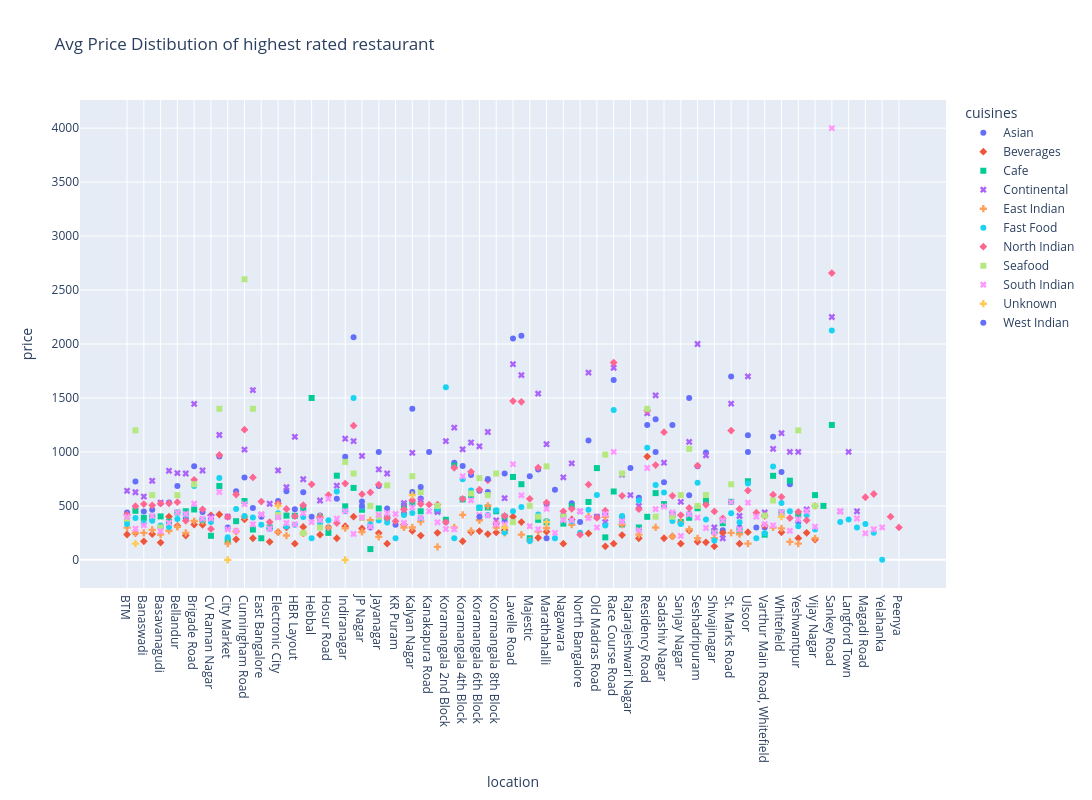

Write notebook code for a chart like this one.
### Code cell
# Q6) What is the Avg Price Distibution of highest rated restaurant for each Cuisine Type?

avg_price = (
    df.sort_values(by="rate", ascending=False)
    .groupby(by=["location", "cuisines"])["price"]
    .mean()
    .reset_index()
)

print(avg_price)

px.scatter(
    avg_price,
    x="location",
    y="price",
    color="cuisines",
    title="Avg Price Distibution of highest rated restaurant",
    symbol="cuisines",
    height=800,
    width=1200,
).show()

### Figure 1 — Plotly figure (JSON) as saved in the notebook; plotly's stock layout.template omitted (floating-point values rounded to 4 significant figures)
{"data": [{"hovertemplate": "cuisines=Asian<br>location=%{x}<br>price=%{y}<extra></extra>", "legendgroup": "Asian", "marker": {"color": "#636efa", "symbol": "circle"}, "mode": "markers", "name": "Asian", "orientation": "v", "showlegend": true, "type": "scatter", "x": ["BTM", "Banashankari", "Banaswadi", "Bannerghatta Road", "Basavanagudi", "Basaveshwara Nagar", "Bellandur", "Bommanahalli", "Brigade Road", "Brookefield", "CV Raman Nagar", "Church Street", "City Market", "Commercial Street", "Cunningham Road", "Domlur", "East Bangalore", "Ejipura", "Electronic City", "Frazer Town", "HBR Layout", "HSR", "Hebbal", "Hennur", "Hosur Road", "ITPL Main Road, Whitefield", "Indiranagar", "Infantry Road", "JP Nagar", "Jalahalli", "Jayanagar", "Jeevan Bhima Nagar", "KR Puram", "Kaggadasapura", "Kalyan Nagar", "Kammanahalli", "Kanakapura Road", "Koramangala 1st Block", "Koramangala 2nd Block", "Koramangala 3rd Block", "Koramangala 4th Block", "Koramangala 5th Block", "Koramangala 6th Block", "Koramangala 7th Block", "Koramangala 8th Block", "Kumaraswamy Layout", "Lavelle Road", "MG Road", "Majestic", "Malleshwaram", "Marathahalli", "Nagarbhavi", "Nagawara", "New BEL Road", "North Bangalore", "Old Airport Road", "Old Madras Road", "RT Nagar", "Race Course Road", "Rajajinagar", "Rajarajeshwari Nagar", "Rammurthy Nagar", "Residency Road", "Richmond Road", "Sadashiv Nagar", "Sahakara Nagar", "Sanjay Nagar", "Sarjapur Road", "Seshadripuram", "Shanti Nagar", "Shivajinagar", "South Bangalore", "St. Marks Road", "Thippasandra", "Ulsoor", "Uttarahalli", "Varthur Main Road, Whitefield", "Vasanth Nagar", "Whitefield", "Wilson Garden", "Yeshwantpur"], "xaxis": "x", "y": [438.9, 725.0, 449.0, 465.0, 300.0, 531.2, 683.9, 382.1, 868.3, 442.5, 375.0, 957.9, 300.0, 636.7, 762.5, 480.6, 400.0, 292.9, 545.4, 636.5, 468.8, 626.7, 400.0, 411.1, 300.0, 566.7, 956.1, 2064.0, 540.7, 300.0, 684.5, 475.0, 325.0, 430.0, 629.4, 567.3, 1000.0, 453.3, 350.0, 900.0, 870.0, 787.2, 640.9, 628.0, 328.6, 355.6, 2050.0, 2076.0, 775.0, 837.9, 516.9, 650.0, 412.5, 525.0, 350.0, 1105.0, 400.0, 425.0, 1667.0, 400.0, 850.0, 575.0, 1249.0, 1302.0, 720.0, 1250.0, 350.0, 597.6, 866.7, 995.0, 250.0, 275.0, 1700.0, 300.0, 1154.0, 300.0, 300.0, 1142.0, 813.3, 700.0, 350.0], "yaxis": "y"}, {"hovertemplate": "cuisines=Beverages<br>location=%{x}<br>price=%{y}<extra></extra>", "legendgroup": "Beverages", "marker": {"color": "#EF553B", "symbol": "diamond"}, "mode": "markers", "name": "Beverages", "orientation": "v", "showlegend": true, "type": "scatter", "x": ["BTM", "Banashankari", "Banaswadi", "Bannerghatta Road", "Basavanagudi", "Basaveshwara Nagar", "Bellandur", "Bommanahalli", "Brigade Road", "Brookefield", "CV Raman Nagar", "Church Street", "Commercial Street", "Cunningham Road", "Domlur", "Ejipura", "Electronic City", "Frazer Town", "HBR Layout", "HSR", "Hennur", "ITPL Main Road, Whitefield", "Indiranagar", "Infantry Road", "JP Nagar", "Jayanagar", "Jeevan Bhima Nagar", "Kaggadasapura", "Kalyan Nagar", "Kammanahalli", "Koramangala", "Koramangala 1st Block", "Koramangala 4th Block", "Koramangala 5th Block", "Koramangala 6th Block", "Koramangala 7th Block", "Koramangala 8th Block", "Kumaraswamy Layout", "Lavelle Road", "MG Road", "Malleshwaram", "Marathahalli", "Nagawara", "New BEL Road", "Old Airport Road", "RT Nagar", "Race Course Road", "Rajajinagar", "Rammurthy Nagar", "Residency Road", "Sadashiv Nagar", "Sahakara Nagar", "Sanjay Nagar", "Sarjapur Road", "Seshadripuram", "Shanti Nagar", "Shivajinagar", "South Bangalore", "Thippasandra", "Ulsoor", "Varthur Main Road, Whitefield", "Vijay Nagar", "Whitefield", "Yeshwantpur"], "xaxis": "x", "y": [234.8, 247.8, 171.4, 238.9, 160.0, 400.0, 315.6, 225.0, 327.3, 325.0, 412.5, 420.0, 190.0, 375.0, 200.0, 166.7, 257.7, 300.0, 150.0, 305.0, 233.3, 200.0, 311.5, 400.0, 290.5, 248.4, 150.0, 325.0, 268.2, 225.0, 250.0, 250.0, 172.2, 257.7, 266.7, 239.3, 253.8, 275.0, 400.0, 350.0, 204.5, 261.1, 150.0, 375.0, 244.4, 125.0, 150.0, 230.0, 200.0, 957.1, 200.0, 216.7, 150.0, 271.1, 166.7, 162.5, 125.0, 250.0, 150.0, 256.2, 316.7, 187.5, 255.4, 200.0], "yaxis": "y"}, {"hovertemplate": "cuisines=Cafe<br>location=%{x}<br>price=%{y}<extra></extra>", "legendgroup": "Cafe", "marker": {"color": "#00cc96", "symbol": "square"}, "mode": "markers", "name": "Cafe", "orientation": "v", "showlegend": true, "type": "scatter", "x": ["BTM", "Banashankari", "Banaswadi", "Bannerghatta Road", "Basavanagudi", "Basaveshwara Nagar", "Bellandur", "Bommanahalli", "Brigade Road", "Brookefield", "CV Raman Nagar", "Church Street", "City Market", "Commercial Street", "Cunningham Road", "Domlur", "East Bangalore", "Ejipura", "Electronic City", "Frazer Town", "HBR Layout", "HSR", "Hebbal", "Hennur", "Hosur Road", "ITPL Main Road, Whitefield", "Indiranagar", "Infantry Road", "JP Nagar", "Jalahalli", "Jayanagar", "Jeevan Bhima Nagar", "Kaggadasapura", "Kalyan Nagar", "Kammanahalli", "Kengeri", "Koramangala 1st Block", "Koramangala 2nd Block", "Koramangala 3rd Block", "Koramangala 4th Block", "Koramangala 5th Block", "Koramangala 6th Block", "Koramangala 7th Block", "Koramangala 8th Block", "Kumaraswamy Layout", "Lavelle Road", "MG Road", "Majestic", "Malleshwaram", "Marathahalli", "Nagawara", "New BEL Road", "Old Airport Road", "Old Madras Road", "RT Nagar", "Race Course Road", "Rajajinagar", "Rammurthy Nagar", "Residency Road", "Richmond Road", "Sadashiv Nagar", "Sahakara Nagar", "Sanjay Nagar", "Sankey Road", "Sarjapur Road", "Seshadripuram", "Shanti Nagar", "Shivajinagar", "South Bangalore", "St. Marks Road", "Thippasandra", "Ulsoor", "Varthur Main Road, Whitefield", "Vasanth Nagar", "Vijay Nagar", "Whitefield", "Wilson Garden", "Yeshwantpur"], "xaxis": "x", "y": [376.4, 454.6, 389.3, 396.1, 402.4, 353.3, 438.5, 450.0, 466.8, 368.3, 222.7, 684.3, 183.3, 358.3, 545.2, 281.0, 200.0, 300.0, 405.8, 409.8, 408.3, 475.2, 1500.0, 391.7, 250.0, 780.0, 495.9, 666.7, 464.2, 100.0, 476.2, 391.7, 500.0, 525.8, 450.0, 500.0, 452.4, 371.4, 871.7, 559.8, 600.4, 482.7, 485.8, 450.0, 400.0, 768.0, 700.8, 200.0, 370.9, 348.2, 335.7, 496.7, 536.4, 850.0, 208.3, 633.3, 328.6, 300.0, 398.8, 618.2, 516.7, 425.0, 350.0, 1250.0, 389.7, 477.8, 545.5, 266.7, 340.0, 537.5, 273.5, 728.3, 233.3, 778.6, 600.0, 438.7, 733.3, 416.7], "yaxis": "y"}, {"hovertemplate": "cuisines=Continental<br>location=%{x}<br>price=%{y}<extra></extra>", "legendgroup": "Continental", "marker": {"color": "#ab63fa", "symbol": "x"}, "mode": "markers", "name": "Continental", "orientation": "v", "showlegend": true, "type": "scatter", "x": ["BTM", "Banashankari", "Banaswadi", "Bannerghatta Road", "Basavanagudi", "Basaveshwara Nagar", "Bellandur", "Bommanahalli", "Brigade Road", "Brookefield", "CV Raman Nagar", "Central Bangalore", "Church Street", "City Market", "Cunningham Road", "Domlur", "East Bangalore", "Ejipura", "Electronic City", "Frazer Town", "HBR Layout", "HSR", "Hennur", "ITPL Main Road, Whitefield", "Indiranagar", "Infantry Road", "JP Nagar", "Jayanagar", "Jeevan Bhima Nagar", "Kaggadasapura", "Kalyan Nagar", "Kammanahalli", "Koramangala", "Koramangala 1st Block", "Koramangala 2nd Block", "Koramangala 3rd Block", "Koramangala 4th Block", "Koramangala 5th Block", "Koramangala 6th Block", "Koramangala 7th Block", "Koramangala 8th Block", "Kumaraswamy Layout", "Langford Town", "Lavelle Road", "MG Road", "Malleshwaram", "Marathahalli", "Nagawara", "New BEL Road", "North Bangalore", "Old Airport Road", "Old Madras Road", "RT Nagar", "Race Course Road", "Rajajinagar", "Rajarajeshwari Nagar", "Rammurthy Nagar", "Residency Road", "Richmond Road", "Sadashiv Nagar", "Sahakara Nagar", "Sanjay Nagar", "Sankey Road", "Sarjapur Road", "Seshadripuram", "Shanti Nagar", "Shivajinagar", "South Bangalore", "St. Marks Road", "Thippasandra", "Ulsoor", "Varthur Main Road, Whitefield", "Vasanth Nagar", "West Bangalore", "Whitefield", "Wilson Garden", "Yeshwantpur"], "xaxis": "x", "y": [639.9, 626.5, 586.4, 732.3, 530.0, 825.0, 804.0, 800.0, 1445.0, 828.0, 400.0, 450.0, 1157.0, 400.0, 1021.0, 1573.0, 419.2, 520.0, 828.4, 673.0, 1140.0, 746.8, 550.0, 687.5, 1123.0, 1100.0, 962.5, 837.5, 800.0, 525.0, 992.0, 554.5, 466.7, 443.3, 1100.0, 1225.0, 1024.0, 1087.0, 1052.0, 1184.0, 366.7, 571.4, 1000.0, 1813.0, 1712.0, 1540.0, 1071.0, 764.3, 893.5, 450.0, 1735.0, 400.0, 350.0, 1780.0, 788.9, 600.0, 500.0, 1359.0, 1524.0, 900.0, 412.5, 537.5, 2250.0, 1093.0, 2000.0, 969.2, 300.0, 200.0, 1447.0, 406.2, 1700.0, 440.0, 1029.0, 450.0, 1173.0, 1000.0, 1000.0], "yaxis": "y"}, {"hovertemplate": "cuisines=East Indian<br>location=%{x}<br>price=%{y}<extra></extra>", "legendgroup": "East Indian", "marker": {"color": "#FFA15A", "symbol": "cross"}, "mode": "markers", "name": "East Indian", "orientation": "v", "showlegend": true, "type": "scatter", "x": ["BTM", "Banashankari", "Banaswadi", "Bannerghatta Road", "Basavanagudi", "Basaveshwara Nagar", "Bellandur", "Bommanahalli", "Brigade Road", "Brookefield", "City Market", "Commercial Street", "Cunningham Road", "Electronic City", "Frazer Town", "HSR", "Hennur", "Hosur Road", "Indiranagar", "JP Nagar", "Jalahalli", "Jayanagar", "Kaggadasapura", "Kalyan Nagar", "Kammanahalli", "Koramangala 1st Block", "Koramangala 3rd Block", "Koramangala 4th Block", "Koramangala 5th Block", "Koramangala 6th Block", "Koramangala 7th Block", "Koramangala 8th Block", "Kumaraswamy Layout", "MG Road", "Majestic", "Malleshwaram", "Marathahalli", "New BEL Road", "Old Airport Road", "RT Nagar", "Rajajinagar", "Rammurthy Nagar", "Richmond Road", "Sahakara Nagar", "Sanjay Nagar", "Sarjapur Road", "Seshadripuram", "Shivajinagar", "St. Marks Road", "Thippasandra", "Ulsoor", "Vasanth Nagar", "Vijay Nagar", "Whitefield", "Wilson Garden", "Yeshwantpur"], "xaxis": "x", "y": [298.7, 250.0, 250.0, 277.8, 233.3, 270.0, 306.2, 250.0, 360.0, 360.0, 150.0, 263.6, 400.0, 257.1, 225.0, 245.7, 400.0, 300.0, 292.9, 258.3, 366.7, 213.3, 300.0, 300.0, 355.0, 120.0, 300.0, 416.7, 268.8, 366.7, 500.0, 300.0, 250.0, 233.3, 178.6, 262.5, 294.6, 325.0, 400.0, 400.0, 325.0, 233.3, 300.0, 216.7, 350.0, 283.3, 200.0, 200.0, 250.0, 237.5, 150.0, 300.0, 200.0, 291.7, 166.7, 150.0], "yaxis": "y"}, {"hovertemplate": "cuisines=Fast Food<br>location=%{x}<br>price=%{y}<extra></extra>", "legendgroup": "Fast Food", "marker": {"color": "#19d3f3", "symbol": "circle"}, "mode": "markers", "name": "Fast Food", "orientation": "v", "showlegend": true, "type": "scatter", "x": ["BTM", "Banashankari", "Banaswadi", "Bannerghatta Road", "Basavanagudi", "Basaveshwara Nagar", "Bellandur", "Bommanahalli", "Brigade Road", "Brookefield", "CV Raman Nagar", "Central Bangalore", "Church Street", "City Market", "Commercial Street", "Cunningham Road", "Domlur", "East Bangalore", "Ejipura", "Electronic City", "Frazer Town", "HBR Layout", "HSR", "Hebbal", "Hennur", "Hosur Road", "ITPL Main Road, Whitefield", "Indiranagar", "Infantry Road", "JP Nagar", "Jalahalli", "Jayanagar", "Jeevan Bhima Nagar", "KR Puram", "Kaggadasapura", "Kalyan Nagar", "Kammanahalli", "Koramangala", "Koramangala 1st Block", "Koramangala 2nd Block", "Koramangala 3rd Block", "Koramangala 4th Block", "Koramangala 5th Block", "Koramangala 6th Block", "Koramangala 7th Block", "Koramangala 8th Block", "Kumaraswamy Layout", "Langford Town", "Lavelle Road", "MG Road", "Magadi Road", "Majestic", "Malleshwaram", "Marathahalli", "Mysore Road", "Nagarbhavi", "Nagawara", "New BEL Road", "North Bangalore", "Old Airport Road", "Old Madras Road", "RT Nagar", "Race Course Road", "Rajajinagar", "Rammurthy Nagar", "Residency Road", "Richmond Road", "Sadashiv Nagar", "Sahakara Nagar", "Sanjay Nagar", "Sankey Road", "Sarjapur Road", "Seshadripuram", "Shanti Nagar", "Shivajinagar", "South Bangalore", "St. Marks Road", "Thippasandra", "Ulsoor", "Uttarahalli", "Varthur Main Road, Whitefield", "Vasanth Nagar", "Vijay Nagar", "West Bangalore", "Whitefield", "Wilson Garden", "Yelahanka", "Yeshwantpur"], "xaxis": "x", "y": [331.4, 387.0, 338.0, 361.3, 317.4, 304.3, 378.7, 412.5, 683.9, 373.3, 350.0, 350.0, 758.3, 210.0, 470.7, 405.9, 391.9, 325.0, 290.9, 431.3, 309.2, 325.0, 396.7, 200.0, 339.3, 366.7, 632.5, 451.2, 1500.0, 492.6, 330.0, 363.7, 346.5, 200.0, 416.7, 433.6, 385.9, 416.7, 473.7, 1600.0, 200.0, 747.1, 642.1, 486.0, 415.9, 460.0, 253.6, 375.0, 450.0, 490.0, 333.3, 175.0, 420.5, 359.2, 250.0, 200.0, 397.2, 355.7, 250.0, 464.7, 600.0, 318.8, 1388.0, 405.3, 550.0, 1038.0, 693.5, 625.0, 360.0, 331.2, 2125.0, 427.4, 713.3, 375.0, 180.0, 377.8, 430.8, 347.7, 707.4, 200.0, 246.7, 865.6, 281.8, 300.0, 526.7, 450.0, 0.0, 311.1], "yaxis": "y"}, {"hovertemplate": "cuisines=North Indian<br>location=%{x}<br>price=%{y}<extra></extra>", "legendgroup": "North Indian", "marker": {"color": "#FF6692", "symbol": "diamond"}, "mode": "markers", "name": "North Indian", "orientation": "v", "showlegend": true, "type": "scatter", "x": ["BTM", "Banashankari", "Banaswadi", "Bannerghatta Road", "Basavanagudi", "Basaveshwara Nagar", "Bellandur", "Bommanahalli", "Brigade Road", "Brookefield", "CV Raman Nagar", "Church Street", "City Market", "Commercial Street", "Cunningham Road", "Domlur", "East Bangalore", "Ejipura", "Electronic City", "Frazer Town", "HBR Layout", "HSR", "Hebbal", "Hennur", "Hosur Road", "ITPL Main Road, Whitefield", "Indiranagar", "Infantry Road", "JP Nagar", "Jakkur", "Jalahalli", "Jayanagar", "Jeevan Bhima Nagar", "KR Puram", "Kaggadasapura", "Kalyan Nagar", "Kammanahalli", "Kanakapura Road", "Koramangala", "Koramangala 1st Block", "Koramangala 2nd Block", "Koramangala 3rd Block", "Koramangala 4th Block", "Koramangala 5th Block", "Koramangala 6th Block", "Koramangala 7th Block", "Koramangala 8th Block", "Kumaraswamy Layout", "Lavelle Road", "MG Road", "Magadi Road", "Majestic", "Malleshwaram", "Marathahalli", "Mysore Road", "Nagawara", "New BEL Road", "North Bangalore", "Old Airport Road", "Old Madras Road", "Peenya", "RT Nagar", "Race Course Road", "Rajajinagar", "Rammurthy Nagar", "Residency Road", "Richmond Road", "Sadashiv Nagar", "Sahakara Nagar", "Sanjay Nagar", "Sankey Road", "Sarjapur Road", "Seshadripuram", "Shanti Nagar", "Shivajinagar", "South Bangalore", "St. Marks Road", "Thippasandra", "Ulsoor", "Uttarahalli", "Varthur Main Road, Whitefield", "Vasanth Nagar", "Vijay Nagar", "Whitefield", "Wilson Garden", "Yeshwantpur"], "xaxis": "x", "y": [417.9, 497.1, 516.7, 505.4, 521.9, 523.7, 534.2, 362.0, 741.7, 468.5, 286.7, 971.6, 397.4, 605.6, 1206.0, 764.0, 540.0, 350.0, 523.2, 471.3, 404.5, 505.8, 700.0, 388.9, 600.0, 340.9, 707.2, 1243.0, 608.5, 400.0, 625.0, 697.2, 388.4, 358.3, 466.7, 552.1, 517.1, 512.5, 366.7, 511.2, 350.0, 853.3, 564.2, 815.8, 651.3, 736.6, 339.1, 406.2, 1471.0, 1464.0, 580.0, 565.4, 854.9, 530.9, 610.0, 450.0, 472.4, 233.3, 697.3, 390.0, 300.0, 455.8, 1828.0, 593.0, 470.0, 1386.0, 878.2, 1183.0, 592.9, 414.7, 2657.0, 480.3, 872.5, 510.0, 449.0, 383.3, 1198.0, 471.0, 641.7, 437.5, 405.9, 603.3, 500.0, 582.8, 387.0, 445.0], "yaxis": "y"}, {"hovertemplate": "cuisines=Seafood<br>location=%{x}<br>price=%{y}<extra></extra>", "legendgroup": "Seafood", "marker": {"color": "#B6E880", "symbol": "square"}, "mode": "markers", "name": "Seafood", "orientation": "v", "showlegend": true, "type": "scatter", "x": ["BTM", "Banashankari", "Bannerghatta Road", "Basavanagudi", "Bellandur", "Brigade Road", "Church Street", "Cunningham Road", "Domlur", "Electronic City", "HSR", "Hennur", "Indiranagar", "Infantry Road", "JP Nagar", "Jalahalli", "Jayanagar", "Jeevan Bhima Nagar", "Kalyan Nagar", "Kammanahalli", "Koramangala 1st Block", "Koramangala 5th Block", "Koramangala 6th Block", "Koramangala 7th Block", "Koramangala 8th Block", "Lavelle Road", "Majestic", "Malleshwaram", "Marathahalli", "Nagawara", "RT Nagar", "Rajajinagar", "Residency Road", "Richmond Road", "Sahakara Nagar", "Sanjay Nagar", "Sarjapur Road", "Seshadripuram", "Shanti Nagar", "St. Marks Road", "Varthur Main Road, Whitefield", "Vasanth Nagar", "Vijay Nagar", "Yeshwantpur"], "xaxis": "x", "y": [381.2, 1200.0, 600.0, 300.0, 600.0, 700.0, 1400.0, 2600.0, 1400.0, 416.7, 250.0, 300.0, 907.7, 800.0, 387.5, 500.0, 400.0, 690.0, 775.0, 628.6, 500.0, 615.0, 757.1, 600.0, 800.0, 350.0, 500.0, 400.0, 866.7, 400.0, 975.0, 800.0, 1400.0, 400.0, 400.0, 600.0, 1029.0, 500.0, 600.0, 700.0, 410.0, 550.0, 500.0, 1200.0], "yaxis": "y"}, {"hovertemplate": "cuisines=South Indian<br>location=%{x}<br>price=%{y}<extra></extra>", "legendgroup": "South Indian", "marker": {"color": "#FF97FF", "symbol": "x"}, "mode": "markers", "name": "South Indian", "orientation": "v", "showlegend": true, "type": "scatter", "x": ["BTM", "Banashankari", "Banaswadi", "Bannerghatta Road", "Basavanagudi", "Basaveshwara Nagar", "Bellandur", "Bommanahalli", "Brigade Road", "Brookefield", "CV Raman Nagar", "Central Bangalore", "Church Street", "City Market", "Commercial Street", "Cunningham Road", "Domlur", "East Bangalore", "Ejipura", "Electronic City", "Frazer Town", "HBR Layout", "HSR", "Hebbal", "Hennur", "Hosur Road", "ITPL Main Road, Whitefield", "Indiranagar", "Infantry Road", "JP Nagar", "Jalahalli", "Jayanagar", "Jeevan Bhima Nagar", "KR Puram", "Kaggadasapura", "Kalyan Nagar", "Kammanahalli", "Kanakapura Road", "Koramangala", "Koramangala 1st Block", "Koramangala 2nd Block", "Koramangala 3rd Block", "Koramangala 4th Block", "Koramangala 5th Block", "Koramangala 6th Block", "Koramangala 7th Block", "Koramangala 8th Block", "Kumaraswamy Layout", "Lavelle Road", "MG Road", "Magadi Road", "Majestic", "Malleshwaram", "Marathahalli", "Mysore Road", "Nagarbhavi", "Nagawara", "New BEL Road", "North Bangalore", "Old Airport Road", "Old Madras Road", "RT Nagar", "Race Course Road", "Rajajinagar", "Rammurthy Nagar", "Residency Road", "Richmond Road", "Sadashiv Nagar", "Sahakara Nagar", "Sanjay Nagar", "Sankey Road", "Sarjapur Road", "Seshadripuram", "Shanti Nagar", "Shivajinagar", "South Bangalore", "St. Marks Road", "Thippasandra", "Ulsoor", "Uttarahalli", "Varthur Main Road, Whitefield", "Vasanth Nagar", "Vijay Nagar", "West Bangalore", "Whitefield", "Wilson Garden", "Yelahanka", "Yeshwantpur"], "xaxis": "x", "y": [397.4, 287.9, 319.3, 406.9, 265.3, 344.4, 439.0, 425.0, 520.3, 382.0, 383.3, 450.0, 628.6, 282.8, 268.0, 516.7, 329.8, 422.2, 288.1, 392.8, 341.1, 328.9, 431.3, 350.0, 367.9, 566.7, 381.2, 451.2, 240.0, 392.2, 307.1, 417.6, 432.6, 425.0, 341.7, 485.2, 389.4, 450.0, 450.0, 347.9, 285.7, 283.3, 774.0, 551.5, 417.0, 412.5, 330.0, 328.6, 886.7, 597.7, 245.8, 311.5, 283.2, 472.9, 283.3, 250.0, 369.1, 366.7, 450.0, 388.4, 300.0, 425.0, 1000.0, 355.9, 275.0, 851.2, 469.6, 494.4, 438.9, 221.4, 4000.0, 421.9, 390.6, 294.9, 252.7, 364.4, 534.6, 284.2, 529.5, 400.0, 330.0, 318.6, 306.7, 383.3, 441.7, 268.8, 300.0, 376.0], "yaxis": "y"}, {"hovertemplate": "cuisines=Unknown<br>location=%{x}<br>price=%{y}<extra></extra>", "legendgroup": "Unknown", "marker": {"color": "#FECB52", "symbol": "cross"}, "mode": "markers", "name": "Unknown", "orientation": "v", "showlegend": true, "type": "scatter", "x": ["Banashankari", "City Market", "Electronic City", "Indiranagar", "Kalyan Nagar", "Kumaraswamy Layout", "Marathahalli", "Whitefield"], "xaxis": "x", "y": [150.0, 0.0, 500.0, 0.0, 600.0, 300.0, 350.0, 400.0], "yaxis": "y"}, {"hovertemplate": "cuisines=West Indian<br>location=%{x}<br>price=%{y}<extra></extra>", "legendgroup": "West Indian", "marker": {"color": "#636efa", "symbol": "circle"}, "mode": "markers", "name": "West Indian", "orientation": "v", "showlegend": true, "type": "scatter", "x": ["JP Nagar", "Jayanagar", "Kalyan Nagar", "Kammanahalli", "Koramangala 6th Block", "Koramangala 7th Block", "Kumaraswamy Layout", "Marathahalli", "Richmond Road", "Sarjapur Road", "Ulsoor"], "xaxis": "x", "y": [500.0, 1000.0, 1400.0, 675.0, 400.0, 750.0, 800.0, 200.0, 1000.0, 1500.0, 1000.0], "yaxis": "y"}], "layout": {"height": 800, "legend": {"title": {"text": "cuisines"}, "tracegroupgap": 0}, "title": {"text": "Avg Price Distibution of highest rated restaurant"}, "width": 1200, "xaxis": {"anchor": "y", "domain": [0, 1], "title": {"text": "location"}}, "yaxis": {"anchor": "x", "domain": [0, 1], "title": {"text": "price"}}}}
